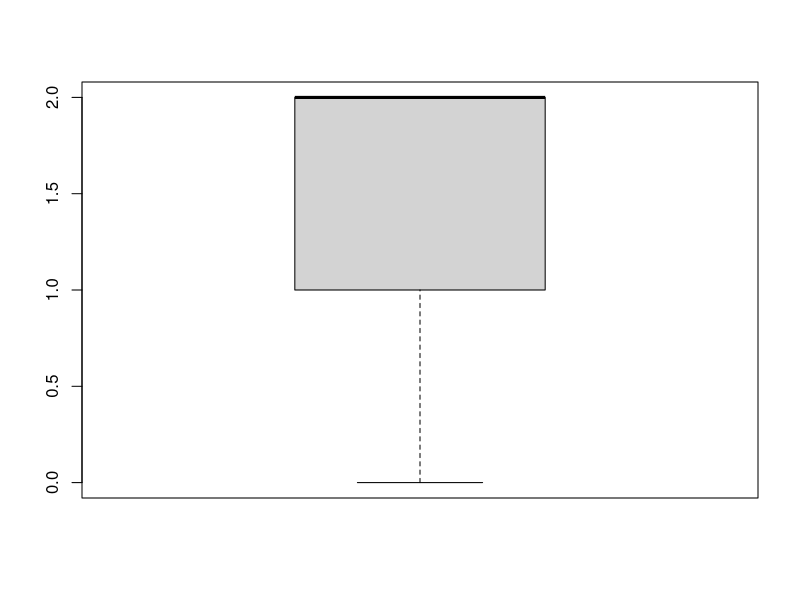

Reproduce this figure in R. (Note: this script raises an error after producing the figure.)
# Rebecca Kahn
# Logistic regression classification model, using 5-fold to measure error
# estimate a SVM -> EDA between predictor and response


rm(list = ls())

data <- read.csv("tp1618317296.csv")
dim(data)
d <- na.omit(data)

set.seed(266)

boxplot(d$Current.State)

# Min = 0.000, Mean = 4.214, Max = 15.000
summary(d$Current.State)


N <- nrow(d)
train <- data(1:N, 266)
test <- seq(1:N)[-train]


library(randomForest)


P <- ncol(d)-1

class(d$Current.State)
# regression -> P/3
rf.regressionE <- randomForest(Current.State~., data=d, subset=train, mtry = P/3, 
                               keep.forest=TRUE, importance=TRUE)


d.test <- d[test, "Current.State"]
yhat.regressionE <- predict(rf.regressionE, d[test,])




# N <- nrow(d)
# train <- d(1:N, 20)
# test <- seq(1:N)[-train]

# d.test <- d[test, "Current.State"]

# bag.boost <- gbm(Current.State~., data=d[train,], distribution = "gaussian", 
#                 n.trees = 1000, interaction.depth=5, bag.fraction=1, 
#                 shrinkage=0.001)
# yhat.bag <- predict(bag.boost, d[test,])
# mean((yhat.bag- d.test)^2)